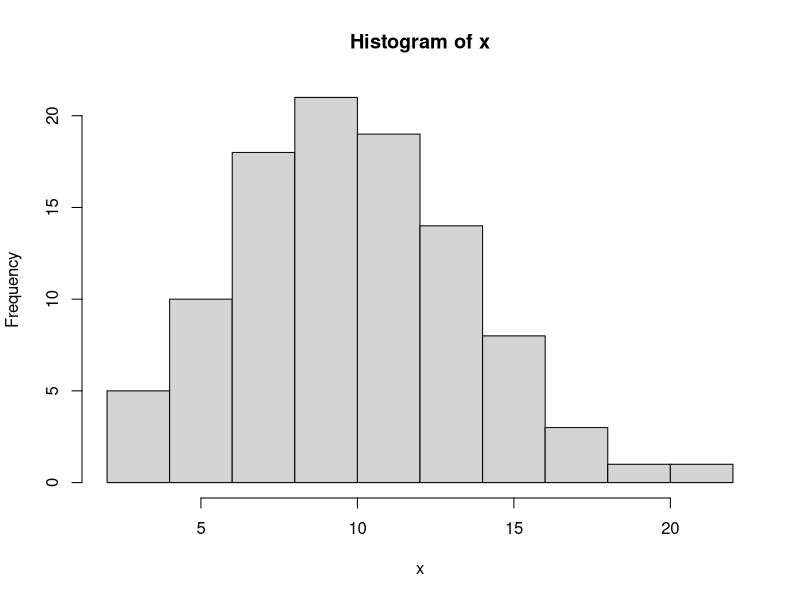

Write R code to recreate this figure.
#4a
dchisq(x = 2, df = 10)
  #[1] 0.007664155

#4b
set.seed(0)
x <- rchisq(n = 100, df = 10)
hist(x)

#4c
  #mean adalah v = 10 dan varian 2v = 20